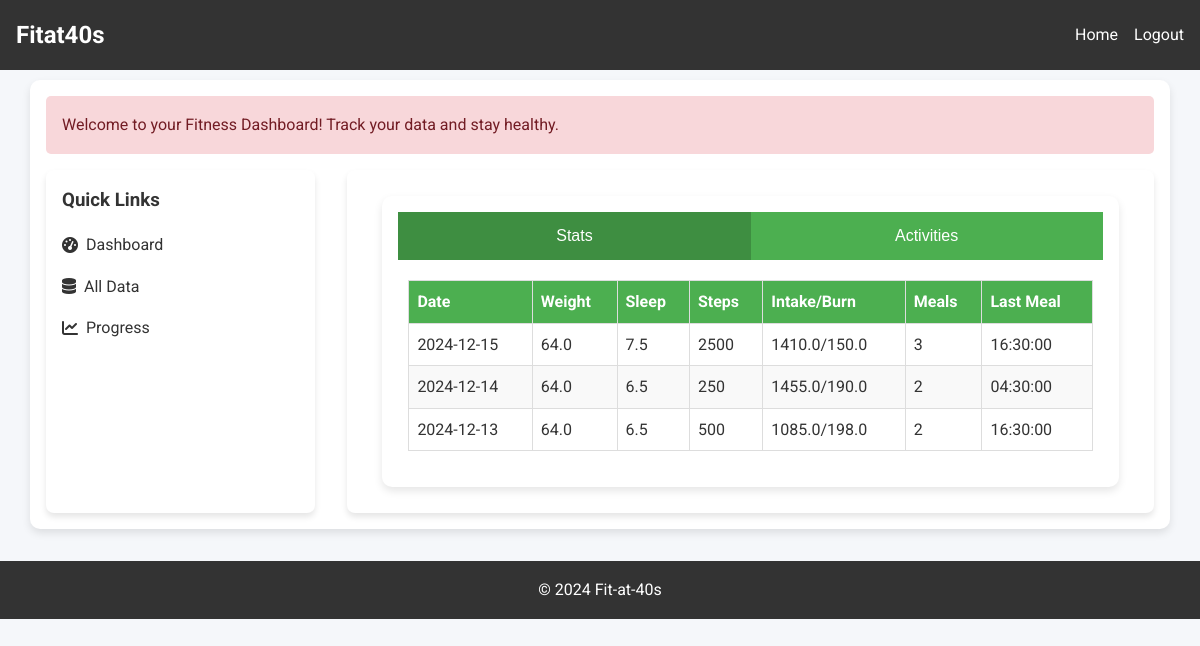
/all-data (signed in), run on the app's committed database.
### webapp/routes.py (models this page shows)
class UserData(db.Model):
    id = db.Column(db.Integer, primary_key=True)
    user_id = db.Column(db.Integer, db.ForeignKey('user.id'))
    date = db.Column(db.Date, nullable=False)
    weight = db.Column(db.Float, nullable=False)
    sleep = db.Column(db.Float, nullable=False)
    steps = db.Column(db.Integer, nullable=False)
    calories_in = db.Column(db.Float, nullable=False)
    calories_out = db.Column(db.Float, nullable=False)
    protein = db.Column(db.Integer, nullable=True)
    carbs = db.Column(db.Integer, nullable=True)
    fat = db.Column(db.Integer, nullable=True)
    number_of_meals = db.Column(db.Integer, nullable=False)
    time_of_last_meal = db.Column(db.Time, nullable=False)
    created_at = db.Column(db.DateTime, nullable=False, default=datetime.now(uae))
    updated_at = db.Column(db.DateTime, nullable=False, default=datetime.now(uae), onupdate=datetime.now(uae))

### webapp/routes.py (the view)
@app.route('/all-data')
@login_required
def all_data():
    all_user_data = UserData.query.filter_by(user_id=current_user.id).order_by(UserData.date.desc()).all()
    all_training_activities = TrainingActivity.query.filter_by(user_id=current_user.id).order_by(TrainingActivity.date.desc()).all()
    return render_template('all_data.html', all_user_data=all_user_data, all_training_activities=all_training_activities)

### webapp/routes.py (called while the page is built)
@login_manager.user_loader
def load_user(user_id):
    return User.query.get(int(user_id))

### webapp/templates/all_data.html (shortened to what this page needs)
{% extends "base.html" %}
{% block content %}
<div class="container">
    <div class="tabs">
        <button class="tab-button active" data-tab="user-data">Stats</button>
        <button class="tab-button" data-tab="training-activities">Activities</button>
    </div>
    <div id="user-data" class="tab-content active">
        <table>
            <thead>
                <tr>
                    <th>Date</th>
                    <th>Weight</th>
                    <th>Sleep</th>
                    <th>Steps</th>
                    <th>Intake/Burn</th>
                    <th>Meals</th>
                    <th>Last Meal</th>
                </tr>
            </thead>
            <tbody>
                {% for data in all_user_data %}
                <tr>
                    <td>{{ data.date }}</td>
                    <td>{{ data.weight }}</td>
                    <td>{{ data.sleep }}</td>
                    <td>{{ data.steps }}</td>
                    <td>{{ data.calories_in }}/{{ data.calories_out }}</td>
                    <td>{{ data.number_of_meals }}</td>
                    <td>{{ data.time_of_last_meal }}</td>
                </tr>
                {% endfor %}
            </tbody>
        </table>
    </div>
</div>
{% endblock %}

### webapp/templates/base.html (shortened to what this page needs)
<!DOCTYPE html>
<html lang="en">
<head>
    <link rel="stylesheet" href="https://cdnjs.cloudflare.com/ajax/libs/font-awesome/6.0.0-beta3/css/all.min.css">
</head>
<body>
    <nav>
        <div class="logo">Fitat40s</div>
        <ul>
            <li><a href="/dashboard">Home</a></li>
            {% if current_user.is_authenticated %}
            <li><a href="/logout">Logout</a></li>
            {%else%}
            <li><a href="/login">Login</a></li>
            {%endif%}
        </ul>
    </nav>
    <div class="container">
        {% block flash_message %}
        <div class="flash-message">
            Welcome to your Fitness Dashboard! Track your data and stay healthy.
        </div>
        {% endblock %}
        <div class="dashboard">
            <div class="sidebar">
                <h3>Quick Links</h3>
                <ul>
                    <li><a href="/dashboard"><i class="fas fa-tachometer-alt"></i> Dashboard</a></li>
                    <li><a href="/all-data"><i class="fas fa-database"></i> All Data</a></li>
                    <li><a href="/progress"><i class="fas fa-chart-line"></i> Progress</a></li>
                </ul>
            </div>
            <div class="content">
                {% block content %}{% endblock %}
            </div>
        </div>
    </div>
    <footer>
        <p>&copy; 2024 Fit-at-40s</p>
    </footer>
</body>
</html>

### webapp/templates/base.html (style rules this page uses)
* { margin: 0; padding: 0; box-sizing: border-box; }
body { font-family: 'Roboto', sans-serif; background: #f5f7fa; color: #333; line-height: 1.6; }
nav { display: flex; justify-content: space-between; align-items: center; padding: 1rem; background: #333; color: #fff; }
nav .logo { font-size: 1.5rem; font-weight: bold; }
nav ul { list-style: none; display: flex; }
nav ul li { margin-left: 1rem; }
nav ul li a { color: #fff; text-decoration: none; font-size: 1rem; }
.container { max-width: 1100px; margin: 2rem auto; padding: 1rem; }
.dashboard { display: grid; grid-template-columns: 1fr; gap: 2rem; }
@media (min-width: 768px) { .dashboard { grid-template-columns: 1fr 3fr; } }
.sidebar { background: #fff; padding: 1rem; border-radius: 8px; box-shadow: 0 4px 6px rgba(0, 0, 0, 0.1); }
.sidebar ul { list-style: none; }
.sidebar ul li { margin: 1rem 0; }
.sidebar ul li a { text-decoration: none; color: #333; display: flex; align-items: center; }
.sidebar ul li a i { margin-right: 0.5rem; }
.content { background: #fff; padding: 1rem; border-radius: 8px; box-shadow: 0 4px 6px rgba(0, 0, 0, 0.1); }
footer { text-align: center; padding: 1rem 0; background: #333; color: #fff; margin-top: 2rem; }
.flash-message { padding: 1rem; margin-bottom: 1rem; background: #f8d7da; color: #721c24; border-radius: 5px; }

### webapp/templates/all_data.html (style rules this page uses)
.container { max-width: 95%; margin: 10px auto; background: white; border-radius: 10px; box-shadow: 0 4px 8px rgba(0, 0, 0, 0.1); overflow: hidden; }
.tabs { display: flex; background: #4CAF50; flex-wrap: wrap; }
.tabs button { flex: 1; padding: 15px; background: none; border: none; color: white; cursor: pointer; font-size: 16px; transition: background 0.3s; }
.tabs button.active { background: #3e8e41; }
.tab-content { display: none; padding: 10px; }
.tab-content.active { display: block; }
table { width: 100%; border-collapse: collapse; margin: 10px 0; }
table th, table td { text-align: left; padding: 8px; border: 1px solid #ddd; }
table th { background: #4CAF50; color: white; }
table tr:nth-child(even) { background: #f9f9f9; }

### data on the page
UserData: date "2024-12-15", weight "64.0", sleep "7.5", steps "2500", calories_in "1410.0", calories_out "150.0", number_of_meals "3", time_of_last_meal "16:30:00"
UserData: date "2024-12-14", weight "64.0", sleep "6.5", steps "250", calories_in "1455.0", calories_out "190.0", number_of_meals "2", time_of_last_meal "04:30:00"
UserData: date "2024-12-13", weight "64.0", sleep "6.5", steps "500", calories_in "1085.0", calories_out "198.0", number_of_meals "2", time_of_last_meal "16:30:00"
